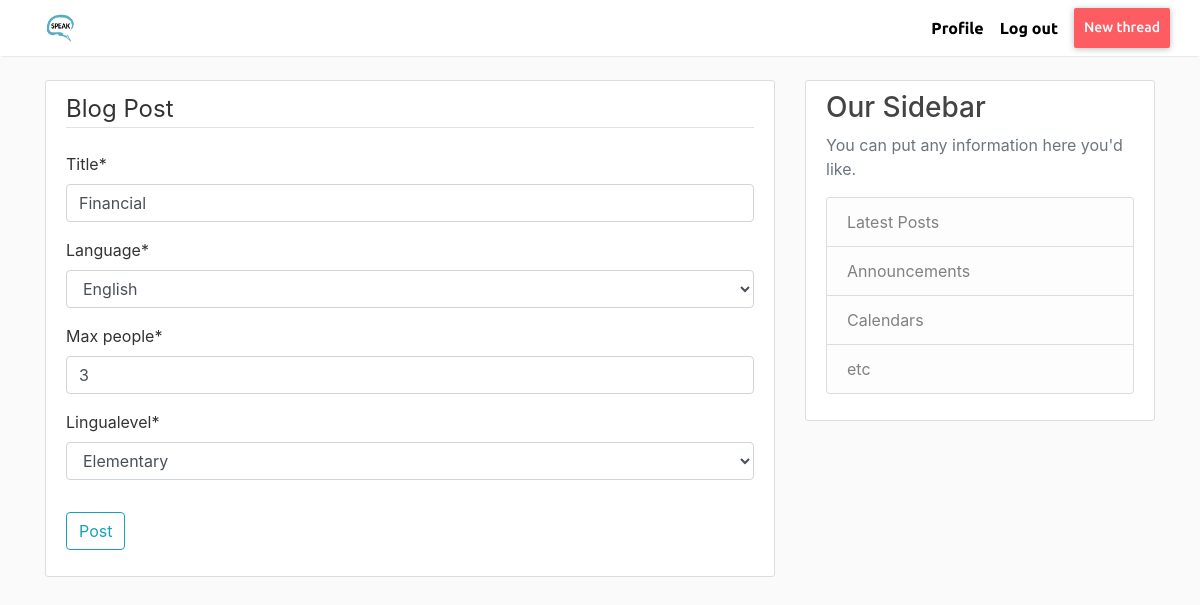
The page /thread/6/update/ (signed in) on the database its author committed.
### main/models.py (models this page shows, shortened)
class Thread(models.Model):
    language = models.ForeignKey(Language, on_delete=models.CASCADE)
    lingualevel = models.ForeignKey(LinguaLevel, on_delete=models.CASCADE)
    date_posted = models.DateTimeField(default=timezone.now)
    title = models.CharField(max_length=100)
    max_people = models.IntegerField()
    author = models.ForeignKey(User, on_delete=models.CASCADE)

class Language(models.Model):
    title = models.CharField(max_length=100)
    def __str__(self):
        return self.title

class LinguaLevel(models.Model):
    title = models.CharField(max_length=100)
    short_title = models.CharField(max_length=100)
    def __str__(self):
        return self.title

### main/views.py (the view, shortened to what this page needs)
# urls.py: path('thread/<int:pk>/update/', ThreadUpdateView.as_view(), name='thread-update'),
class ThreadUpdateView(LoginRequiredMixin, UserPassesTestMixin, UpdateView):
        model = Thread
        fields = ['title', 'language', 'max_people', 'lingualevel']
        def test_func(self):
            thread = self.get_object()
            if self.request.user == thread.author:
                return True
            return False

### main/templates/main/thread_form.html (shortened to what this page needs)
{% extends "main/base.html" %}
{% load crispy_forms_tags %}
{% block content %}
<div class="content-section">
  <form method="POST">
    <fieldset class="form-group">
      <legend class="border-bottom mb-4">Blog Post</legend>
      {{ form|crispy}}
    </fieldset>
    <div class="form-group">
      <button class="btn btn-outline-info" type="submit">Post</button>
    </div>
  </form>
</div>
{% endblock content%}

### main/static/blog/main.css (style rules this page uses)
body { background: #fafafa; color: #333333; margin-top: 5rem; }
.content-section { background: #ffffff; padding: 10px 20px; border: 1px solid #dddddd; border-radius: 3px; margin-bottom: 20px; }

### rows shown on the page
Thread: title "Financial", language "English", max_people "3", lingualevel "Elementary"
